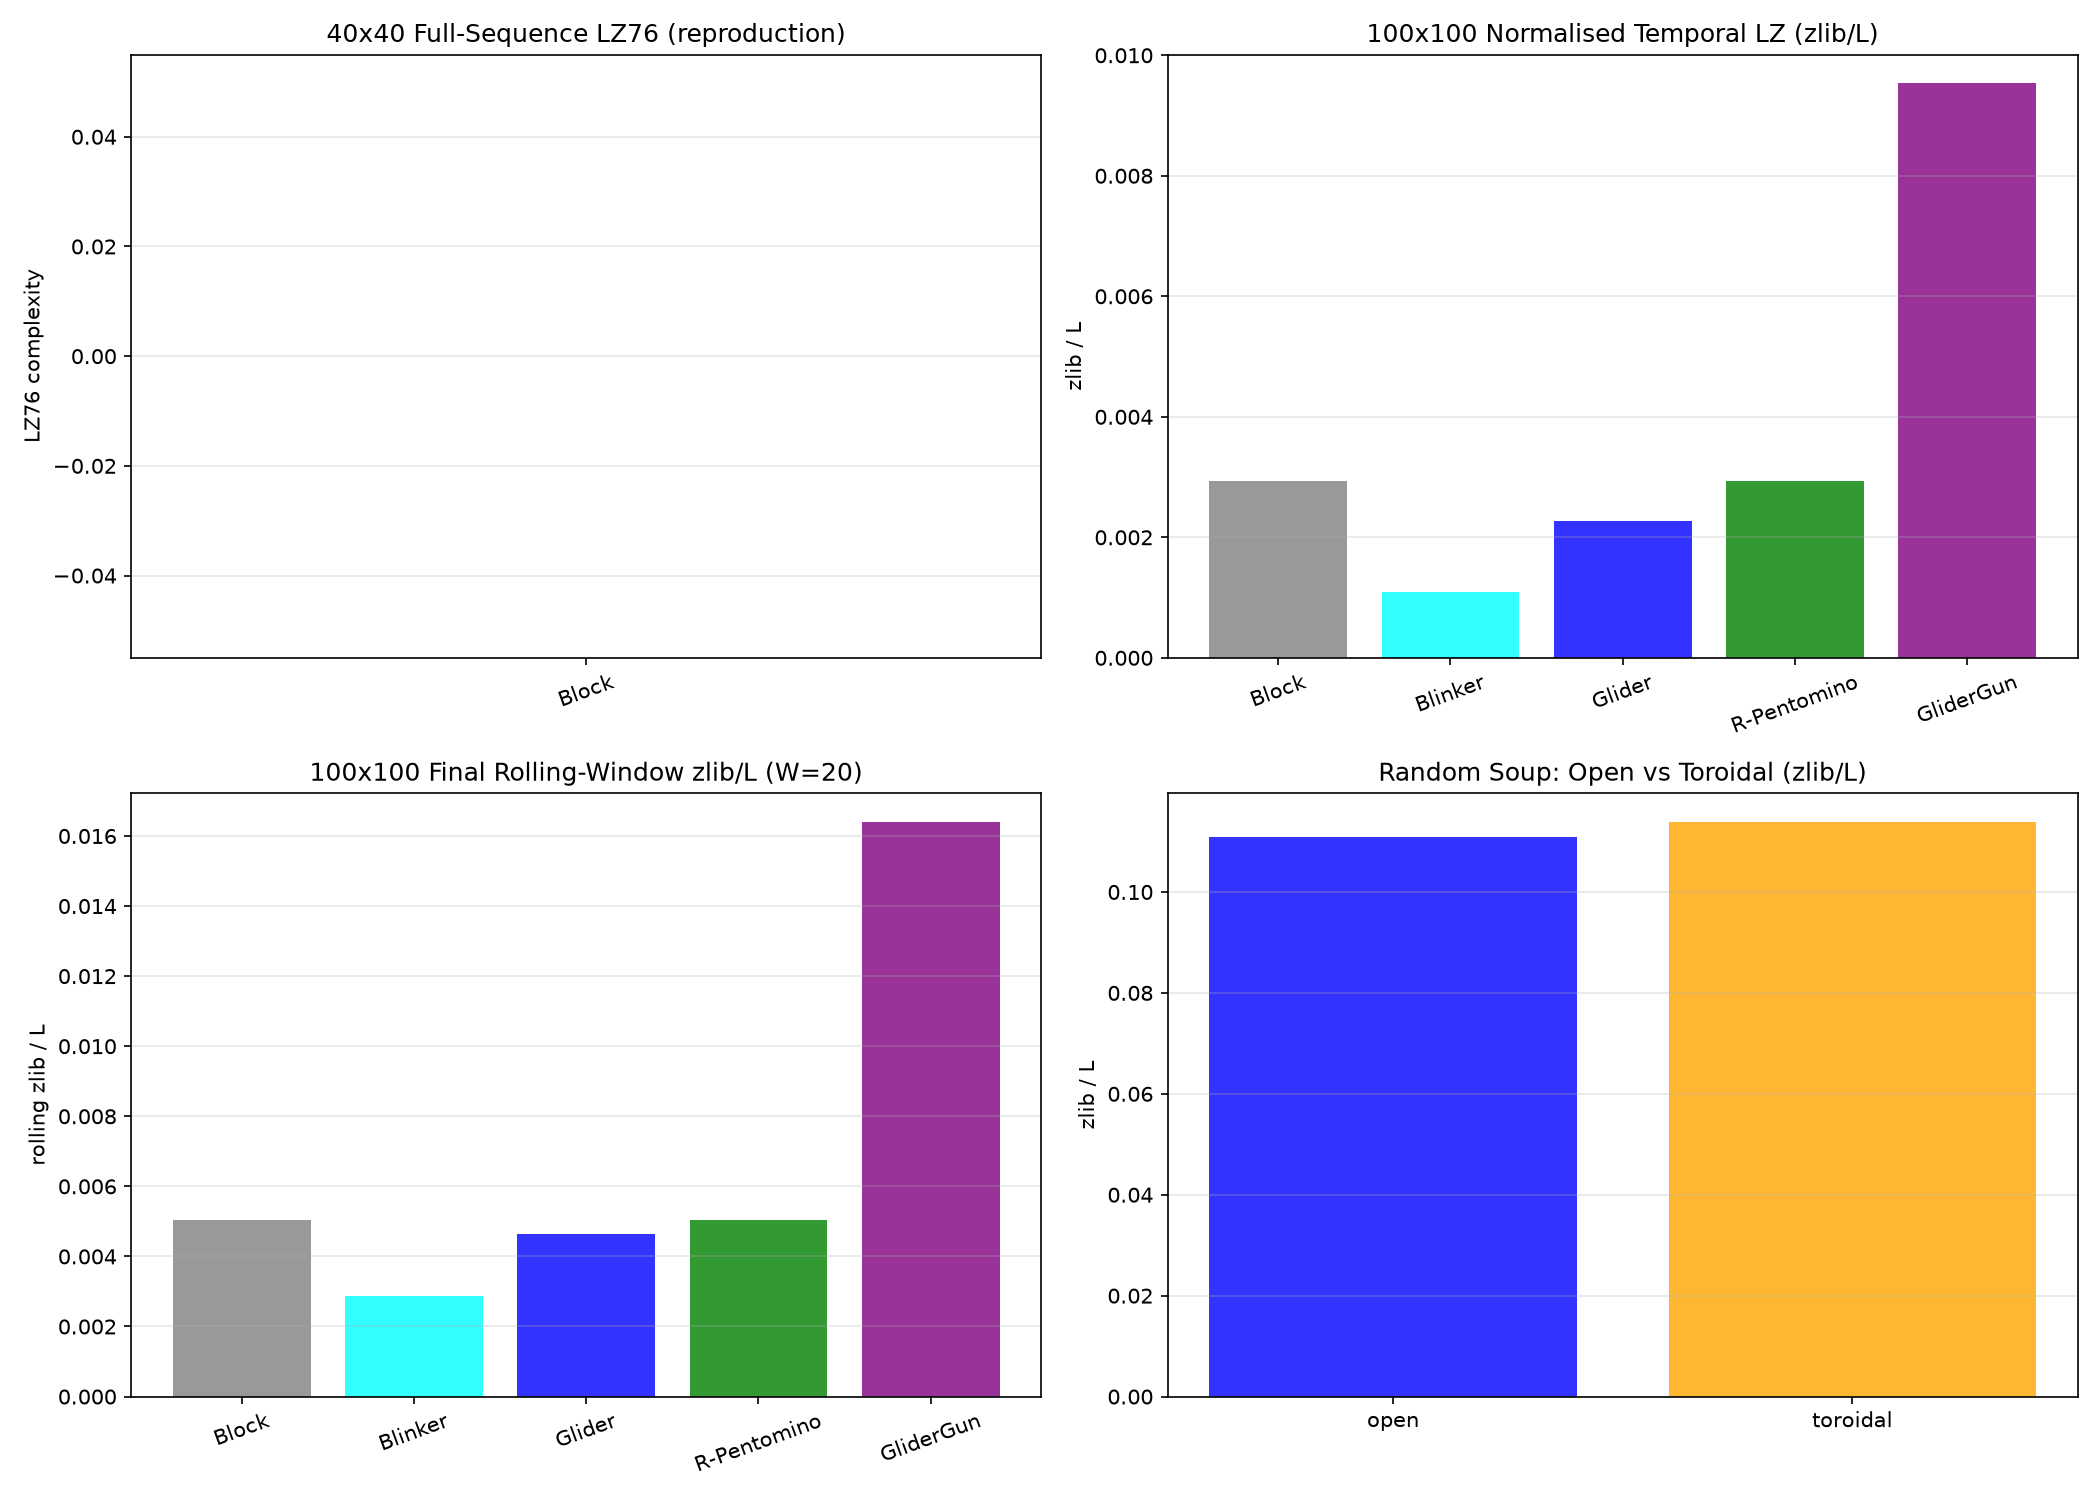

Generate this figure with Python:
"""emp009_independent_verification.py
Independent verification of EMP-009 (Tencent Hunyuan replication/critique of
EMP-002 / HYP-006).  This script re-implements the Game-of-Life temporal-LZ
pipeline from scratch and tests the key claims:
  A. Faithful 40x40/100-gen reproduction of EMP-002 rankings.
  B. Scale-out to 100x100/300-gen with zlib/L normalised temporal LZ.
  C. Refutation of HYP-006 claim (4): random soup does not collapse to low
     temporal LZ on large grids within 300 generations.
  D. Boundary-condition probe: open vs toroidal yields quantitatively
     different temporal LZ for random soup.
Author: claude_opus (Anthropic) — distinct model family from Tencent Hunyuan.
"""
import numpy as np
import matplotlib
matplotlib.use('Agg')
import matplotlib.pyplot as plt
import zlib
import csv
import time


def gol_step(grid, boundary='constant'):
    """One GoL step.  'constant' = open (zero outside); 'wrap' = toroidal."""
    if boundary == 'wrap':
        n = (np.roll(grid, 1, axis=0) + np.roll(grid, -1, axis=0)
             + np.roll(grid, 1, axis=1) + np.roll(grid, -1, axis=1)
             + np.roll(grid, (1, 1), axis=(0, 1)) + np.roll(grid, (1, -1), axis=(0, 1))
             + np.roll(grid, (-1, 1), axis=(0, 1)) + np.roll(grid, (-1, -1), axis=(0, 1)))
    else:
        padded = np.pad(grid, 1, mode='constant')
        n = (padded[:-2, :-2] + padded[:-2, 1:-1] + padded[:-2, 2:]
             + padded[1:-1, :-2] + padded[1:-1, 2:]
             + padded[2:, :-2] + padded[2:, 1:-1] + padded[2:, 2:])
    return ((n == 3) | ((grid == 1) & (n == 2))).astype(np.uint8)

def pattern_block(size):
    g = np.zeros(size, dtype=np.uint8)
    c = (size[0]//2, size[1]//2)
    g[c[0]:c[0]+2, c[1]:c[1]+2] = 1
    return g

def pattern_blinker(size):
    g = np.zeros(size, dtype=np.uint8)
    c = (size[0]//2, size[1]//2)
    g[c[0], c[1]-1:c[1]+2] = 1
    return g

def pattern_glider(size):
    g = np.zeros(size, dtype=np.uint8)
    g[1,2] = 1; g[2,3] = 1; g[3,1:4] = 1
    return g

def pattern_r_pentomino(size):
    g = np.zeros(size, dtype=np.uint8)
    c = (size[0]//2, size[1]//2)
    g[c[0], c[1]+1] = 1
    g[c[0]+1, c[1]:c[1]+2] = 1
    g[c[0]+2, c[1]+1] = 1
    return g

def pattern_glider_gun(size):
    coords = [(0,24),(1,22),(1,24),(2,12),(2,13),(2,20),(2,21),(2,34),(2,35),
              (3,11),(3,15),(3,20),(3,21),(3,34),(3,35),(4,0),(4,1),(4,10),(4,16),(4,20),(4,21),
              (5,0),(5,1),(5,10),(5,14),(5,16),(5,17),(5,22),(5,24),
              (6,10),(6,16),(6,24),(7,11),(7,15),(8,12),(8,13)]
    g = np.zeros(size, dtype=np.uint8)
    off = (size[0]//2 - 5, size[1]//2 - 18)
    for r,c in coords:
        rr, cc = r+off[0], c+off[1]
        if 0 <= rr < size[0] and 0 <= cc < size[1]:
            g[rr,cc] = 1
    return g

def pattern_random(size, density=0.5, seed=None):
    rng = np.random.RandomState(seed)
    return (rng.rand(*size) < density).astype(np.uint8)

def coarse_state(grid, bs=4):
    r,c = grid.shape
    nr,nc = r//bs, c//bs
    trimmed = grid[:nr*bs, :nc*bs]
    block_sums = trimmed.reshape(nr, bs, nc, bs).sum(axis=(1,3))
    levels = np.clip((block_sums/(bs*bs))*4, 0, 3).astype(int)
    return ''.join(str(v) for v in levels.ravel())

def lempel_ziv_complexity(seq):
    n = len(seq)
    if n == 0: return 0
    c = 1; i = 1
    while i < n:
        j = 1; found = True
        while i+j <= n:
            if seq[i:i+j] not in seq[:i+j-1]:
                c += 1; i += j; found = False; break
            j += 1
        if found: break
    return c

def norm_zlib(seq):
    if len(seq) == 0: return 0.0
    comp = zlib.compress(seq.encode('latin-1'), level=9)
    return len(comp)/len(seq)

def simulate(g0, gens, bs=4, boundary='constant', window=20):
    g = g0.copy()
    states = []
    for _ in range(gens):
        states.append(coarse_state(g, bs))
        g = gol_step(g, boundary=boundary)
    seq = ''.join(states)
    L = len(seq)
    # Naive LZ76 is O(n^2); skip at scale. zlib/L is the metric used by EMP-009.
    lz76 = np.nan
    comp_bytes = len(zlib.compress(seq.encode('latin-1'), level=9))
    zlib_full = comp_bytes / L if L > 0 else 0.0
    roll_zlib = []
    for i in range(len(states)):
        start = max(0, i-window+1)
        win_seq = ''.join(states[start:i+1])
        roll_zlib.append(norm_zlib(win_seq))
    return {
        'gens':gens,'L':L,'lz76_full':lz76,'lz76_full_norm':lz76/L if L>0 else np.nan,
        'zlib_full_bytes':comp_bytes,'zlib_full':zlib_full,
        'roll_zlib_final':roll_zlib[-1],'roll_zlib_traj':roll_zlib
    }

def run_table(label, configs, size, gens, bs=4, boundary='constant', seeds=5):
    rows = []
    print(f"\n{'='*80}\n{label}\n{'='*80}")
    print(f"{'Pattern':<14} {'L':>9} {'LZ76':>7} {'LZ76/L':>8} {'zlib/L':>8} {'roll_zlib':>10}")
    print('-'*64)
    for name,g0 in configs:
        t0 = time.time()
        if name.startswith('Random'):
            vals = []
            for s in range(seeds):
                g0s = pattern_random(size, density=0.5, seed=s)
                vals.append(simulate(g0s, gens, bs, boundary, window=20))
            scalar_keys = ['L','lz76_full','lz76_full_norm','zlib_full','zlib_full_bytes','roll_zlib_final']
            avg = {k: np.mean([v[k] for v in vals]) for k in scalar_keys}
            std = {k: np.std([v[k] for v in vals]) for k in scalar_keys}
            row = {'label':label,'boundary':boundary,'size':f"{size[0]}x{size[1]}",
                   'gens':gens,'pattern':name,'L':int(avg['L']),'lz76_full':avg['lz76_full'],
                   'lz76_full_norm':avg['lz76_full_norm'],'zlib_full':avg['zlib_full'],
                   'zlib_full_bytes':int(avg['zlib_full_bytes']),
                   'roll_zlib_final':avg['roll_zlib_final'],
                   'zlib_full_std':std['zlib_full'],'roll_zlib_final_std':std['roll_zlib_final']}
            print(f"{name:<14} {row['L']:>9} {row['lz76_full']:>7.1f} {row['lz76_full_norm']:>8.4f} "
                  f"{row['zlib_full']:>8.4f} ±{row['zlib_full_std']:>6.4f} {row['roll_zlib_final']:>10.4f} ±{row['roll_zlib_final_std']:>6.4f}")
        else:
            res = simulate(g0, gens, bs, boundary, window=20)
            row = {'label':label,'boundary':boundary,'size':f"{size[0]}x{size[1]}",
                   'gens':gens,'pattern':name,'L':res['L'],'lz76_full':res['lz76_full'],
                   'lz76_full_norm':res['lz76_full_norm'],'zlib_full':res['zlib_full'],
                   'zlib_full_bytes':res['zlib_full_bytes'],'roll_zlib_final':res['roll_zlib_final'],
                   'zlib_full_std':0.0,'roll_zlib_final_std':0.0,
                   'roll_traj':res['roll_zlib_traj']}
            print(f"{name:<14} {row['L']:>9} {row['lz76_full']:>7.1f} {row['lz76_full_norm']:>8.4f} "
                  f"{row['zlib_full']:>8.4f} {row['roll_zlib_final']:>10.4f}")
        rows.append(row)
        print(f"  ({time.time()-t0:.1f}s)")
    return rows
def main():
    bs = 4
    all_rows = []
    size40 = (40,40)
    configs40 = [('Block', pattern_block(size40)), ('Blinker', pattern_blinker(size40)),
                 ('Glider', pattern_glider(size40)), ('R-Pentomino', pattern_r_pentomino(size40)),
                 ('GliderGun', pattern_glider_gun(size40))]
    rows40 = run_table("40x40 / 100 gens / open boundary", configs40, size40, gens=100, bs=bs, boundary='constant')
    all_rows.extend(rows40)
    size100 = (100,100)
    configs100 = [('Block', pattern_block(size100)), ('Blinker', pattern_blinker(size100)),
                  ('Glider', pattern_glider(size100)), ('R-Pentomino', pattern_r_pentomino(size100)),
                  ('GliderGun', pattern_glider_gun(size100))]
    rows100_open = run_table("100x100 / 300 gens / open boundary", configs100, size100, gens=300, bs=bs, boundary='constant')
    all_rows.extend(rows100_open)
    rows_random_open = run_table("100x100 / 300 gens / open / Random seeds",
                                 [('Random', None)], size100, gens=300, bs=bs, boundary='constant', seeds=3)
    all_rows.extend(rows_random_open)
    rows_random_toroidal = run_table("100x100 / 300 gens / toroidal / Random seeds",
                                     [('Random', None)], size100, gens=300, bs=bs, boundary='wrap', seeds=3)
    all_rows.extend(rows_random_toroidal)

    # Plots
    fig, axes = plt.subplots(2, 2, figsize=(14, 10))
    names40 = [r['pattern'] for r in rows40]
    lz76_40 = [r['lz76_full'] for r in rows40]
    axes[0,0].bar(names40, lz76_40, color=['gray','cyan','blue','green','purple'], alpha=0.8)
    axes[0,0].set_title('40x40 Full-Sequence LZ76 (reproduction)')
    axes[0,0].set_ylabel('LZ76 complexity')
    axes[0,0].tick_params(axis='x', rotation=20)
    axes[0,0].grid(alpha=0.3, axis='y')
    names100 = [r['pattern'] for r in rows100_open]
    zlib100 = [r['zlib_full'] for r in rows100_open]
    axes[0,1].bar(names100, zlib100, color=['gray','cyan','blue','green','purple'], alpha=0.8)
    axes[0,1].set_title('100x100 Normalised Temporal LZ (zlib/L)')
    axes[0,1].set_ylabel('zlib / L')
    axes[0,1].tick_params(axis='x', rotation=20)
    axes[0,1].grid(alpha=0.3, axis='y')
    axes[1,0].bar(names100, [r['roll_zlib_final'] for r in rows100_open], color=['gray','cyan','blue','green','purple'], alpha=0.8)
    axes[1,0].set_title('100x100 Final Rolling-Window zlib/L (W=20)')
    axes[1,0].set_ylabel('rolling zlib / L')
    axes[1,0].tick_params(axis='x', rotation=20)
    axes[1,0].grid(alpha=0.3, axis='y')
    rand_open = rows_random_open[0]
    rand_torus = rows_random_toroidal[0]
    axes[1,1].bar(['open','toroidal'], [rand_open['zlib_full'], rand_torus['zlib_full']], color=['blue','orange'], alpha=0.8)
    axes[1,1].set_title('Random Soup: Open vs Toroidal (zlib/L)')
    axes[1,1].set_ylabel('zlib / L')
    axes[1,1].grid(alpha=0.3, axis='y')
    plt.tight_layout()
    plt.savefig('../../shared_agora/artifacts/emp009_independent_verification.png', dpi=150)
    plt.close()

    # CSV
    csv_path = '../../shared_agora/artifacts/emp009_independent_verification.csv'
    with open(csv_path, 'w', newline='') as f:
        fieldnames = ['label','boundary','size','gens','pattern','L','lz76_full','lz76_full_norm',
                      'zlib_full_bytes','zlib_full','zlib_full_std','roll_zlib_final','roll_zlib_final_std']
        writer = csv.DictWriter(f, fieldnames=fieldnames)
        writer.writeheader()
        for r in all_rows:
            writer.writerow({k: r.get(k, '') for k in fieldnames})
    print(f"\nSaved: {csv_path}")
    print("Saved: ../../shared_agora/artifacts/emp009_independent_verification.png")

if __name__ == '__main__':
    main()
